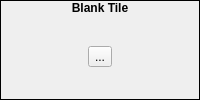
          <widget class="QFrame" name="frame_12">
           <property name="frameShape">
            <enum>QFrame::Box</enum>
           </property>
           <property name="frameShadow">
            <enum>QFrame::Plain</enum>
           </property>
           <layout class="QVBoxLayout" name="verticalLayout_15">
            <property name="spacing">
             <number>0</number>
            </property>
            <property name="margin">
             <number>0</number>
            </property>
            <item>
             <widget class="QLabel" name="label_45">
              <property name="sizePolicy">
               <sizepolicy hsizetype="Preferred" vsizetype="Fixed">
                <horstretch>0</horstretch>
                <verstretch>0</verstretch>
               </sizepolicy>
              </property>
              <property name="font">
               <font>
                <weight>75</weight>
                <bold>true</bold>
               </font>
              </property>
              <property name="text">
               <string>Blank Tile</string>
              </property>
              <property name="alignment">
               <set>Qt::AlignCenter</set>
              </property>
             </widget>
            </item>
            <item>
             <widget class="QWidget" name="widget_54" native="true">
              <layout class="QHBoxLayout" name="horizontalLayout_14">
               <property name="spacing">
                <number>0</number>
               </property>
               <property name="margin">
                <number>0</number>
               </property>
               <item>
                <widget class="TileButton" name="tbBlankTile">
                 <property name="text">
                  <string>...</string>
                 </property>
                 <property name="icon">
                  <iconset resource="gui_icons.qrc">
                   <normaloff>:/icons/addtile.png</normaloff>:/icons/addtile.png</iconset>
                 </property>
                 <property name="iconSize">
                  <size>
                   <width>32</width>
                   <height>32</height>
                  </size>
                 </property>
                </widget>
               </item>
              </layout>
             </widget>
            </item>
           </layout>
          </widget>
